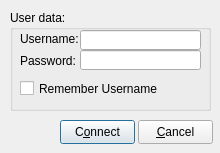
<?xml version="1.0" encoding="UTF-8"?>
<ui version="4.0">
 <class>StdUserAuth</class>
 <widget class="QDialog" name="StdUserAuth">
  <property name="windowModality">
   <enum>Qt::WindowModal</enum>
  </property>
  <property name="geometry">
   <rect>
    <x>0</x>
    <y>0</y>
    <width>220</width>
    <height>153</height>
   </rect>
  </property>
  <property name="contextMenuPolicy">
   <enum>Qt::NoContextMenu</enum>
  </property>
  <property name="windowTitle">
   <string>User Authentication</string>
  </property>
  <property name="windowIcon">
   <iconset resource="systray.qrc">
    <normaloff>:/images/appicon.png</normaloff>:/images/appicon.png</iconset>
  </property>
  <widget class="QPushButton" name="cmdOK">
   <property name="geometry">
    <rect>
     <x>60</x>
     <y>120</y>
     <width>75</width>
     <height>24</height>
    </rect>
   </property>
   <property name="text">
    <string>C&amp;onnect</string>
   </property>
  </widget>
  <widget class="QPushButton" name="cmdClose">
   <property name="geometry">
    <rect>
     <x>138</x>
     <y>120</y>
     <width>75</width>
     <height>24</height>
    </rect>
   </property>
   <property name="text">
    <string>&amp;Cancel</string>
   </property>
  </widget>
  <widget class="QGroupBox" name="groupBox">
   <property name="geometry">
    <rect>
     <x>10</x>
     <y>10</y>
     <width>201</width>
     <height>101</height>
    </rect>
   </property>
   <property name="title">
    <string>User data:</string>
   </property>
   <widget class="QLabel" name="label">
    <property name="geometry">
     <rect>
      <x>10</x>
      <y>21</y>
      <width>61</width>
      <height>16</height>
     </rect>
    </property>
    <property name="text">
     <string>Username:</string>
    </property>
   </widget>
   <widget class="QLabel" name="label_2">
    <property name="geometry">
     <rect>
      <x>10</x>
      <y>43</y>
      <width>61</width>
      <height>16</height>
     </rect>
    </property>
    <property name="text">
     <string>Password:</string>
    </property>
   </widget>
   <widget class="QLineEdit" name="txtUser">
    <property name="geometry">
     <rect>
      <x>70</x>
      <y>20</y>
      <width>121</width>
      <height>20</height>
     </rect>
    </property>
   </widget>
   <widget class="QLineEdit" name="txtPwd">
    <property name="geometry">
     <rect>
      <x>70</x>
      <y>40</y>
      <width>121</width>
      <height>20</height>
     </rect>
    </property>
   </widget>
   <widget class="QCheckBox" name="cbSavePassword">
    <property name="geometry">
     <rect>
      <x>10</x>
      <y>69</y>
      <width>161</width>
      <height>19</height>
     </rect>
    </property>
    <property name="text">
     <string>Remember Username</string>
    </property>
   </widget>
  </widget>
 </widget>
 <resources>
  <include location="systray.qrc"/>
 </resources>
 <connections/>
</ui>
